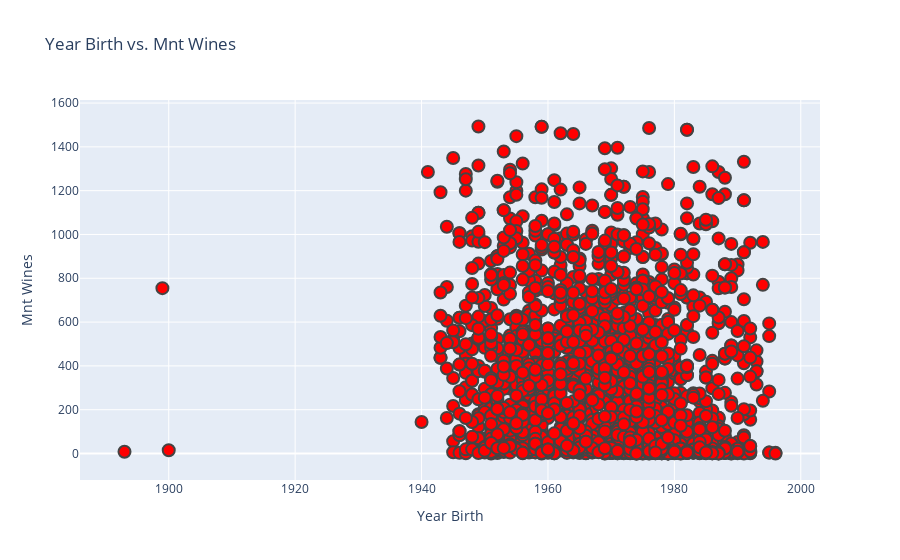

The cell this chart's notebook holds for it:
### Code cell
# YOUR CODE HERE
data = [go.Scatter(x = X,
                   y = Y,
                   mode = 'markers',
                   marker = dict(size = 12,
                                 color = 'rgb(255,0,0)',
                                 symbol = 'circle',
                                 line = {'width':2}
                                 ))]

layout = go.Layout(title = 'Year Birth vs. Mnt Wines',
                   xaxis = {'title':'Year Birth'},
                   yaxis = dict(title='Mnt Wines'),
                   hovermode = 'closest')

fig = go.Figure(data = data, layout=layout)

fig.show()

### Figure 1 — Plotly figure (JSON) as saved in the notebook; plotly's stock layout.template omitted (floating-point values rounded to 4 significant figures; data arrays with more than 128 entries replaced by an {"elided": "..."} marker saying what was removed)
{"data": [{"marker": {"color": "rgb(255,0,0)", "line": {"width": 2}, "size": 12, "symbol": "circle"}, "mode": "markers", "type": "scatter", "x": {"elided": "2240 int values"}, "y": {"elided": "2240 int values"}}], "layout": {"hovermode": "closest", "title": {"text": "Year Birth vs. Mnt Wines"}, "xaxis": {"title": {"text": "Year Birth"}}, "yaxis": {"title": {"text": "Mnt Wines"}}}}
